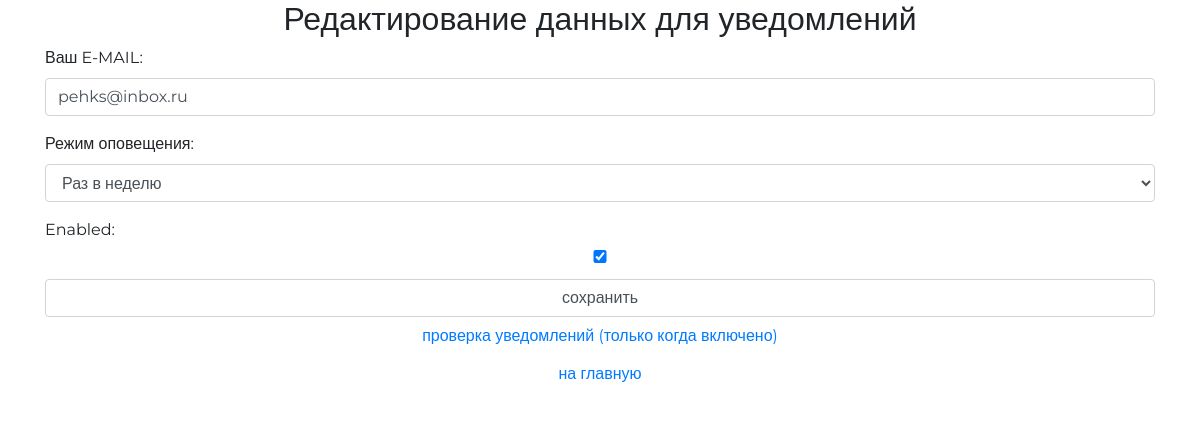
Before: /auth/email/ (signed in) with the older database file.
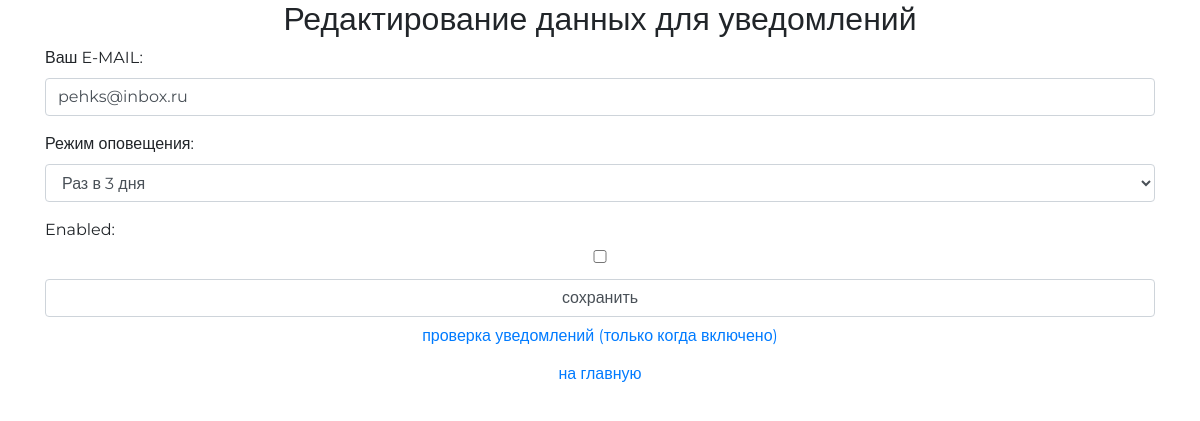
After: the same page with the newer database file.
### authapp/models.py (models this page shows, shortened)
class MaapUserProfile(models.Model):
    APP_EMAIL_CHOICES = (
        (3, 'Раз в 3 дня'),
        (7, 'Раз в неделю'),
    )
    user = models.OneToOneField(MaapUser, unique=True, null=False, db_index=True, on_delete=models.CASCADE)
    email_addr = models.CharField(verbose_name='Ваш E-MAIL:', max_length=64, blank=True)
    email_shed = models.PositiveIntegerField(verbose_name='Режим оповещения', choices=APP_EMAIL_CHOICES, blank=True , null=True)
    created_at = models.DateTimeField(auto_now_add=True)  # time when it started
    last_fired_at = models.DateTimeField(auto_now_add=True, blank=True)
    enabled = models.BooleanField(default=True)

### authapp/views.py (the view)
# urls.py: path('email/', authapp.email_sched, name='email_sched'),
def email_sched(request):
    title = 'редактирование режима оповещения'
    if request.method == 'POST':
        edit_form = MaapUserProfileEditForm(request.POST, request.FILES, instance=request.user.maapuserprofile)
        if edit_form.is_valid():
            edit_form.save()
            return HttpResponseRedirect(reverse('auth:email_sched'))
    else:
        edit_form = MaapUserProfileEditForm(instance=request.user.maapuserprofile)
    content = {'title': title, 'edit_form': edit_form}
    return render(request, 'authapp/email_sched.html', content)

### authapp/forms.py
class MaapUserProfileEditForm(forms.ModelForm):
    class Meta:
        model = MaapUserProfile
        fields = ('email_addr','email_shed','enabled')# _all_
    def __init__(self, *args, **kwargs):
        super().__init__(*args, **kwargs)
        for field_name, field in self.fields.items():
            field.widget.attrs['class'] = 'form-control'

### authapp/templates/authapp/email_sched.html (shortened to what this page needs)
{% extends 'authapp/base.html' %}
{% load static %}
{% block content %}
    <div class="h2 text-center head">
                Редактирование данных для уведомлений
    </div>
    <form class="form-horizontal" action="{% url 'auth:email_sched' %}" method="post" enctype="multipart/form-data">
        {{ edit_form.as_p }}
        <input class="form-control" type="submit" value="сохранить">
    </form>
   <button class="btn btn-round form-control last">
        <a href="{% url 'checkcron' %}" class="">
            проверка уведомлений (только когда включено)
        </a>
    </button>
    <button class="btn btn-round form-control last">
        <a href="{% url 'main' %}" class="">
            на главную
        </a>
    </button>
{% endblock %}

Changed rows visible on the page:
changed MaapUserProfile "pehks@inbox.ru": email_shed "Раз в неделю" → "Раз в 3 дня"; enabled "☑" → "☐"
